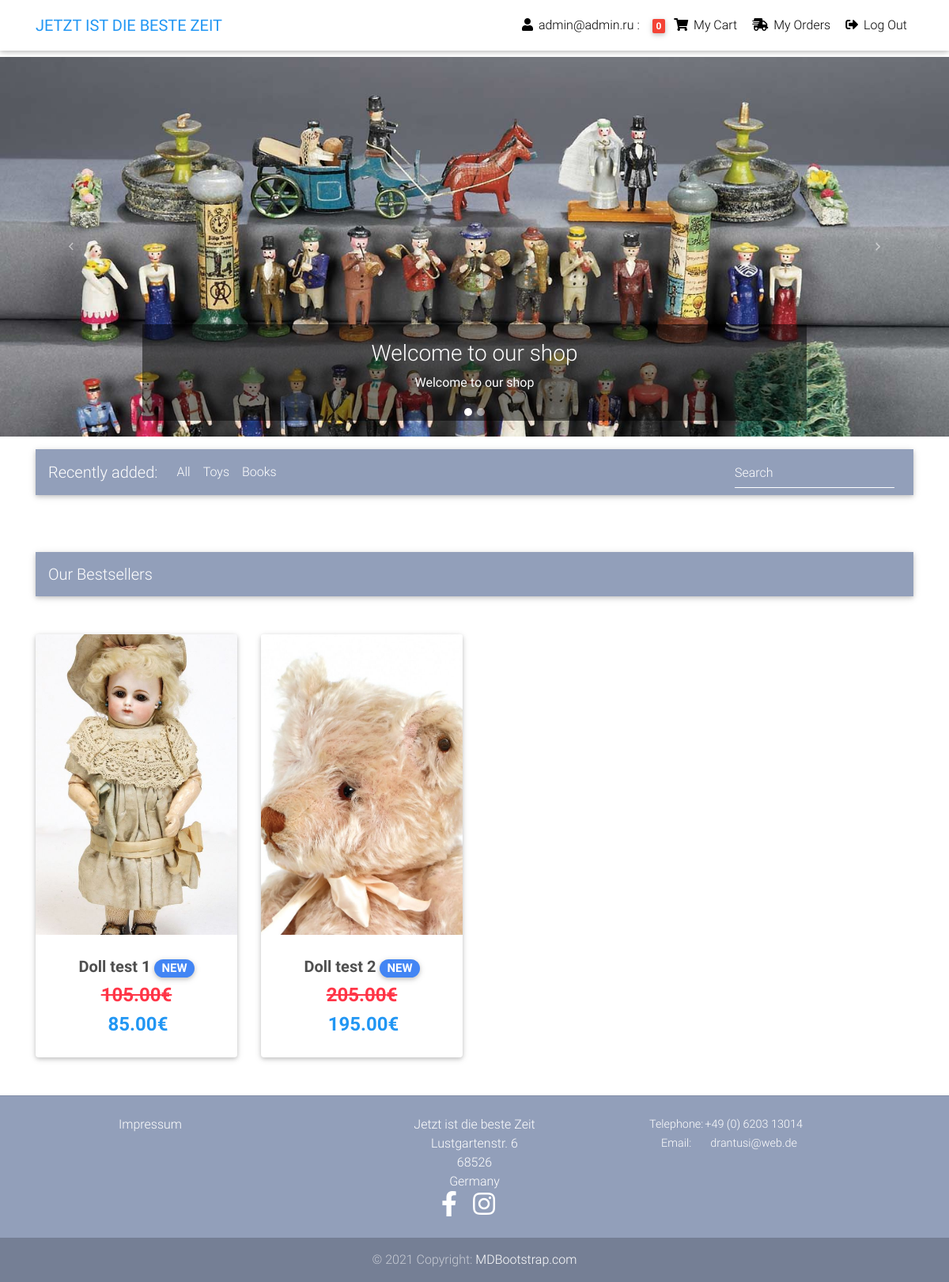
Screenshot of /?category=2 (signed in) with the database file from the repository.
### core/models.py (models this page shows, shortened)
class Carousel(models.Model):
    img = models.ImageField(upload_to='carousel/images/')
    title = models.CharField(max_length=120)
    body = models.TextField()
    alt = models.TextField()
    index = models.IntegerField(unique=True)

class CategoryItem(models.Model):
    name = models.CharField(max_length=20)
    slug = AutoSlugField(populate_from='name', unique_with='id')
    def __str__(self):
        return self.name

class Item(models.Model):
    title = models.CharField(max_length=100)
    price = models.DecimalField(decimal_places=2, max_digits=10)
    delivery_price = models.DecimalField(
        decimal_places=2,
        max_digits=10,
        blank=True,
        null=True,
    )
    discount_price = models.DecimalField(
        decimal_places=2,
        max_digits=10,
        blank=True,
        null=True,
    )
    category = models.ForeignKey(
        CategoryItem,
        on_delete=models.SET_NULL,
        null=True,
        default=''
        )
    label = models.CharField(
        choices=LABEL_CHOICES, max_length=1, null=True, blank=True)
    stock = models.PositiveIntegerField()
    slug = AutoSlugField(populate_from='title', unique_with='id')
    title_image = models.ImageField(
        upload_to='items/' + str(title) + '/images/')
    description = models.TextField()
    additional_information = models.TextField(blank=True, null=True)
    additional_information_image1 = models.ImageField(
        upload_to='items/' + str(title) + '/images/', blank=True, null=True)
    additional_information_image2 = models.ImageField(
        upload_to='items/' + str(title) + '/images/', blank=True, null=True)
    additional_information_image3 = models.ImageField(
        upload_to='items/' + str(title) + '/images/', blank=True, null=True)
    created_date = models.DateTimeField(auto_now_add=True)
    how_many_times_ordered = models.IntegerField(default='0')
    def get_absolute_url(self):
        return reverse('core:product', kwargs={
            'slug': self.slug})
    def get_price_delivery(self):
        return self.price + self.delivery_price
    def get_final_price(self):
        if self.discount_price:
            return self.discount_price
        return self.price
    def get_final_price_delivery(self):
        return self.get_final_price() + self.delivery_price

### core/views.py (the view)
# urls.py: path('', HomeView.as_view(), name='home'),
class HomeView(View):
    def get(self, *args, **kwargs):
        paginate_by = 8
        recently_added_items = Item.objects.all().order_by('created_date')
        categories = CategoryItem.objects.all()
        if self.request.GET.get('category'):
            category_filter = self.request.GET.get('category')
            recently_added_items = recently_added_items.filter(
                category=category_filter)
        if self.request.GET.get('search'):
            search = self.request.GET.get('search')
            recently_added_items = recently_added_items.filter(
                title__icontains=search)
        bestseller_items = Item.objects.order_by(
            'how_many_times_ordered')[:10]
        carousel_slides = Carousel.objects.order_by('index').all()
        context = {
            'carousel_slides': carousel_slides,
            'recently_added_items': recently_added_items,
            'bestseller_items': bestseller_items,
            'paginate_by': paginate_by,
            'categories': categories,
        }
        return render(self.request, 'home.html', context)

### core/templatetags/cart_template_tags.py (called while the page is built)
@register.filter
def cart_item_count(user):
    if user.is_authenticated:
        qs = Order.objects.filter(user=user, ordered=False)
        if qs.exists():
            return qs[0].items.count()
    return 0

### templates/home.html (shortened to what this page needs)
{% extends "base.html" %}
{% block content %}
<div id="carouselExampleFade" class="carousel slide carousel-fade" data-ride="carousel">
  <ol class="carousel-indicators">
    {% for slide in carousel_slides %}
      {% if forloop.first %}
        <li data-target="#carouselExampleFade" data-slide-to="{{ slide.index }}" class="active"></li>
      {% else %}
        <li data-target="#carouselExampleFade" data-slide-to="{{ slide.index }}"></li>
      {% endif %}
    {% endfor %}
  </ol>
  <div class="carousel-inner">
    {% for slide in carousel_slides %}
      {% if forloop.first %}
        <div class="carousel-item active" data-interval="5000">
          <img src="{{ slide.img.url }}" class="d-block w-100" alt="{{ slide.alt }}">
          <div class="carousel-caption d-none d-md-block">
            <h3>{{ slide.title }}</h3>
            <p>{{ slide.body }}</p>
          </div>
        </div>
      {% endif %}
    {% endfor %}
  </div>
  <a class="carousel-control-prev" role="button" href="#carouselExampleFade" data-slide="prev">
    <span class="carousel-control-prev-icon" aria-hidden="true"></span>
  </a>
  <a class="carousel-control-next" role="button" href="#carouselExampleFade" data-slide="next">
    <span class="carousel-control-next-icon" aria-hidden="true"></span>
  </a>
</div>
  <main>
    <div class="container">
      <nav class="navbar navbar-expand-lg navbar-dark mdb-color lighten-3 mt-3 mb-5">
        <span class="navbar-brand">Recently added:</span>
        <div class="collapse navbar-collapse" id="basicExampleNav">
          <ul class="navbar-nav mr-auto">
            <li class="nav-item">
              <a class="nav-link" href="{% url 'core:home' %}#basicExampleNav">All
              </a>
            </li>
            {% for item in categories %}
            <li class="nav-item {% if category_filter == item %} active {% endif %}">
              <a class="nav-link" href="{% url 'core:home' %}?category={{ item.id }}#basicExampleNav">{{ item }}</a>
            </li>
            {% endfor %}
          </ul>
          <form class="form-inline" action=".#basicExampleNav">
            <div class="md-form my-0">
              <input class="form-control mr-sm-2" type="text" placeholder="Search" aria-label="Search" name="search">
            </div>
          </form>
        </div>
      </nav>
      <nav class="navbar navbar-expand-lg navbar-dark mdb-color lighten-3 mt-3 mb-5">
        <span class="navbar-brand">Our Bestsellers</span>
      </nav>
      <section class="text-center mb-4">
        <div class="row wow fadeIn">
          {% for item in bestseller_items %}
          <div class="col-lg-3 col-md-6 mb-4">
            <div class="card">
              <div class="view overlay">
                <img src="{{ item.title_image.url }}" class="card-img-top">
              </div>
              <div class="card-body text-center">
                <h5>
                  <strong>
                    <a href="{{ item.get_absolute_url }}" class="dark-grey-text">{{ item.title }}
                      {% if item.get_label_display == 'NEW' %}
                        <span class="badge badge-pill primary-color">{{ item.get_label_display }}</span>
                      {% elif item.get_label_display == 'HOT' %}
                          <span class="badge badge-pill danger-color">{{ item.get_label_display }}</span>
                      {% endif %}
                    </a>
                  </strong>
                </h5>
                <h4 class="font-weight-bold blue-text">
                  <strong>
                    {% if item.discount_price %}
                      <span class="mr-1">
                        <h4 class="font-weight-bold text-danger">
                          <del>{{ item.get_price_delivery }}&euro; </del>
                        </h4>
                      </span>
                      <span>{{ item.get_final_price_delivery }}&euro; </span>
                    {% else %}
                      <span>{{ item.get_final_price_delivery }}&euro;</span>
                    {% endif %}
                  </strong>
                </h4>
              </div>
            </div>
          </div>
          {% endfor %}
        </div>
      </section>
    </div>
  </main>
{% endblock content %}

### templates/navbar.html (shortened to what this page needs)
{% load cart_template_tags %}
<nav class="navbar fixed-top navbar-expand-lg navbar-light white scrolling-navbar">
    <div class="container">
      <a class="navbar-brand waves-effect" href="/">
        <strong class="blue-text">JETZT IST DIE BESTE ZEIT</strong>
      </a>
      <div class="collapse navbar-collapse" id="navbarSupportedContent">
        <ul class="navbar-nav nav-flex-icons ml-auto">
          {% if request.user.is_authenticated %}
          <li class="nav-item">
            <a class="nav-link waves-effect">
            <i class="fas fa-user"></i>
              <span class="clearfix d-none d-sm-inline-block"> {% if request.user.email %} {{ request.user.email }} {% else %} {{ request.user.username }} {% endif %}: </span>
            </a>
          </li>
          <li class="nav-item">
            <a href="{% url 'core:order-summary' %}" class="nav-link waves-effect">
              <span class="badge red z-depth-1 mr-1"> {{ request.user|cart_item_count }} </span>
              <i class="fas fa-shopping-cart"></i>
              <span class="clearfix d-none d-sm-inline-block"> My Cart </span>
            </a>
          </li>
          <li class="nav-item">
            <a href="{% url 'core:orders-finished' %}" class="nav-link waves-effect">
              <i class="fas fa-shipping-fast"></i>
              <span class="clearfix d-none d-sm-inline-block"> My Orders </span>
            </a>
          </li>
          <li class="nav-item">
            <a class="nav-link waves-effect" href="{% url 'account_logout' %}">
              <i class="fas fa-sign-out-alt"></i>
              <span class="clearfix d-none d-sm-inline-block"> Log Out </span>
            </a>
          </li>
          {% endif %}
        </ul>
      </div>
    </div>
  </nav>

### templates/base.html (style rules this page uses)
html, body, header, .carousel { height: 60vh; }
.carousel-caption { background: rgba(0, 0, 0, 0.5); font-weight: bolder; }

### rows the page displays
Carousel: index 0 (drawn), img (picture), title "Welcome to our shop", body "Welcome to our shop"
Carousel: index 1 (drawn)
CategoryItem: name "Toys"
CategoryItem: name "Books"
Item: title_image (picture), title "Doll test 1", label "NEW", get_price_delivery "105.00", get_final_price_delivery "85.00"
Item: title_image (picture), title "Doll test 2", label "NEW", get_price_delivery "205.00", get_final_price_delivery "195.00"

### other values shown
{{ request.user.email }} "admin@admin.ru"
{{ request.user|cart_item_count }} "0"
